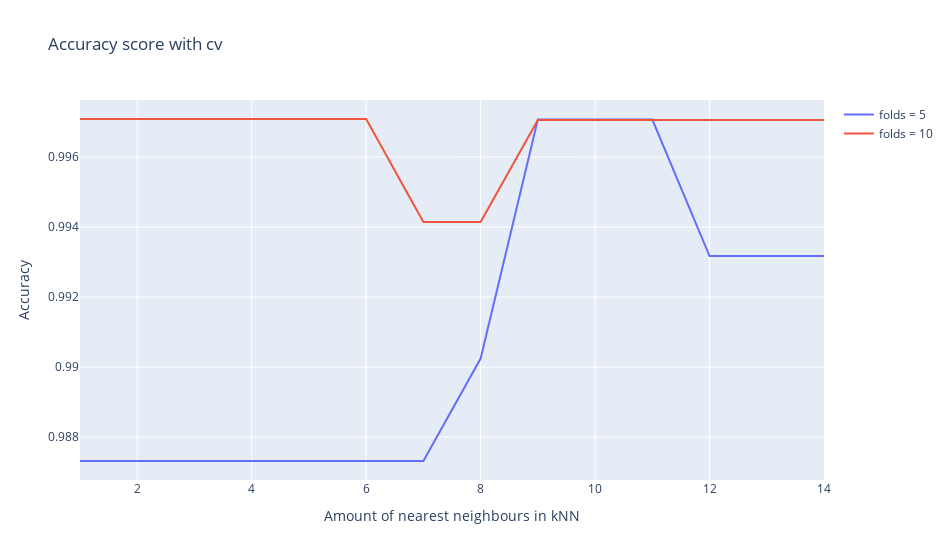

Notebook source saved alongside this figure:
### Code cell
fig= go.Figure() 
for ind, fold in enumerate(amount_folds):
    fig.add_scatter(x=np.array(amount_k), y=result_acc[ind], mode="lines", name =f"folds = {fold}")
fig.update_layout(width=950, title="Accuracy score with cv", 
                  xaxis_title="Amount of nearest neighbours in kNN", yaxis_title="Accuracy") 
fig.show()

### Figure 1 — Plotly figure (JSON) as saved in the notebook; plotly's stock layout.template omitted (floating-point values rounded to 4 significant figures)
{"data": [{"mode": "lines", "name": "folds = 5", "type": "scatter", "x": [1, 2, 3, 4, 5, 6, 7, 8, 9, 10, 11, 12, 13, 14], "y": [0.9873, 0.9873, 0.9873, 0.9873, 0.9873, 0.9873, 0.9873, 0.9902, 0.9971, 0.9971, 0.9971, 0.9932, 0.9932, 0.9932]}, {"mode": "lines", "name": "folds = 10", "type": "scatter", "x": [1, 2, 3, 4, 5, 6, 7, 8, 9, 10, 11, 12, 13, 14], "y": [0.9971, 0.9971, 0.9971, 0.9971, 0.9971, 0.9971, 0.9941, 0.9941, 0.9971, 0.9971, 0.9971, 0.9971, 0.9971, 0.9971]}], "layout": {"title": {"text": "Accuracy score with cv"}, "width": 950, "xaxis": {"title": {"text": "Amount of nearest neighbours in kNN"}}, "yaxis": {"title": {"text": "Accuracy"}}}}
